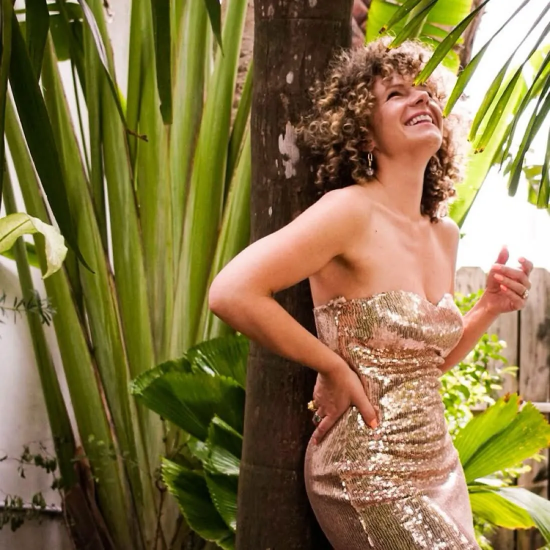
#> input picture Profpic.webp, 1100 x 1100 px, found by its file name (shown at 1/2 size)
$ python optimize_images.py
#> lines starting #> are read from the running program, lines starting #| are printed output that depends on the picture
import os
import shutil
from PIL import Image

SOURCE_DIR = "/Users/justduckit/Desktop/Veewebsite"
BASE_MEDIA = os.path.join(SOURCE_DIR, "public", "media", "vee")

ORIGINALS_DIR = os.path.join(BASE_MEDIA, "originals")
HERO_DIR = os.path.join(BASE_MEDIA, "hero")
CARD_DIR = os.path.join(BASE_MEDIA, "card")
THUMB_DIR = os.path.join(BASE_MEDIA, "thumb")

for d in [ORIGINALS_DIR, HERO_DIR, CARD_DIR, THUMB_DIR]:
    os.makedirs(d, exist_ok=True)

IMAGE_FILES = [
    "Profpic.webp",
    "Headshot1.webp",
    "DDVeephoto.webp",
    "DDNYC1.webp",
    "CherryDDL.webp",
    "MaryDDL.webp",
    "BowDAO.webp",
    "Veebanner.jpg",
    "Veelogo.jpg",
    "article1.jpg",
    "article2.jpg",
    "article3.jpg",
    "article4.jpg",
    "article5.jpg",
    "article6.jpg",
    "article7.jpg",
    "article8.jpg",
    "article9.jpg",
    "article10.jpg",
    "article11.jpg",
    "article12.jpg",
    "article13.jpg",
    "article14.jpg",
    "article15.jpg",
    "article16.jpg",
    "article17.jpg",
    "article18.jpg",
]

def process_image(filename):
#> called with filename = 'Profpic.webp'
    src_path = os.path.join(SOURCE_DIR, filename)
    if not os.path.exists(src_path):
        print(f"Skipping missing file: {filename}")
        return

    # 1. Copy original
    orig_path = os.path.join(ORIGINALS_DIR, filename)
    shutil.copy2(src_path, orig_path)

    # Base name for webp output
    base_name = os.path.splitext(filename)[0] + ".webp"

    with Image.open(src_path) as img:
#> img is the input picture: PIL image 1100x1100 RGB; mean R, G, B 134.2, 116.5, 70.7
        img = img.convert("RGB")
        orig_w, orig_h = img.size
#> orig_w = 1100; orig_h = 1100

        # Hero (max 1600w, no upscale)
        hero_w = min(orig_w, 1600)
#> hero_w = 1100
        hero_h = int(orig_h * (hero_w / orig_w))
#> hero_h = 1100
        hero_img = img.resize((hero_w, hero_h), Image.Resampling.LANCZOS)
        hero_img.save(os.path.join(HERO_DIR, base_name), "WEBP", quality=85)

        # Card (max 800w, no upscale)
        card_w = min(orig_w, 800)
#> card_w = 800
        card_h = int(orig_h * (card_w / orig_w))
#> card_h = 800
        card_img = img.resize((card_w, card_h), Image.Resampling.LANCZOS)
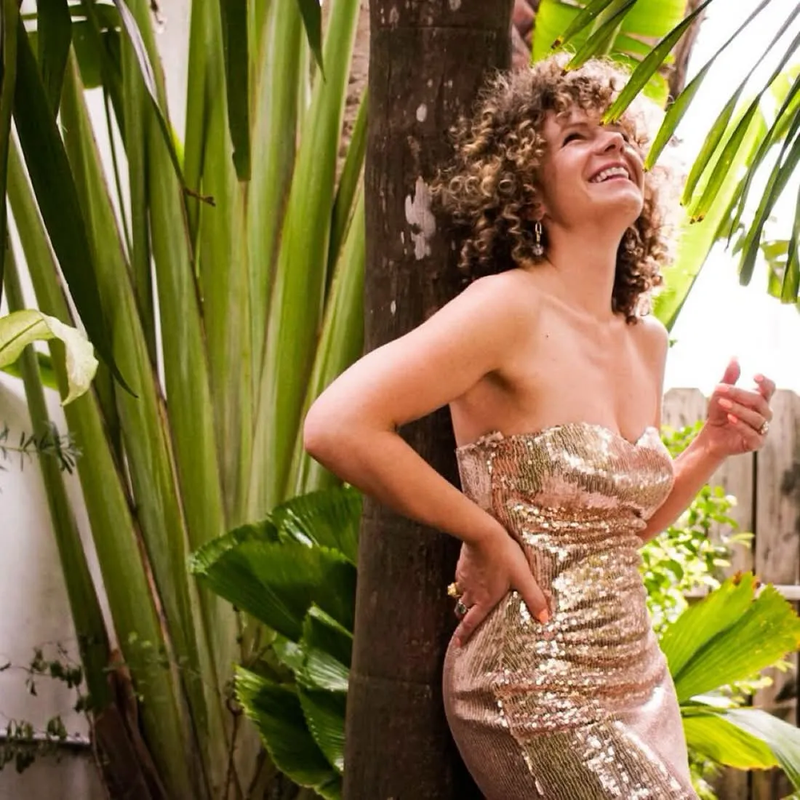
#> card_img: PIL image 800x800 RGB; mean R, G, B 134.2, 116.5, 70.7
        card_img.save(os.path.join(CARD_DIR, base_name), "WEBP", quality=85)

        # Thumb (max 400w, no upscale)
        thumb_w = min(orig_w, 400)
#> thumb_w = 400
        thumb_h = int(orig_h * (thumb_w / orig_w))
#> thumb_h = 400
        thumb_img = img.resize((thumb_w, thumb_h), Image.Resampling.LANCZOS)
        thumb_img.save(os.path.join(THUMB_DIR, base_name), "WEBP", quality=85)

        print(f"Processed {filename}: Orig={orig_w}x{orig_h} -> Hero={hero_w}x{hero_h}, Card={card_w}x{card_h}, Thumb={thumb_w}x{thumb_h}")
#| Processed Profpic.webp: Orig=1100x1100 -> Hero=1100x1100, Card=800x800, Thumb=400x400

if __name__ == "__main__":
    for f in IMAGE_FILES:
        process_image(f)
#> pass 2 of the loop `for f in IMAGE_FILES:`:
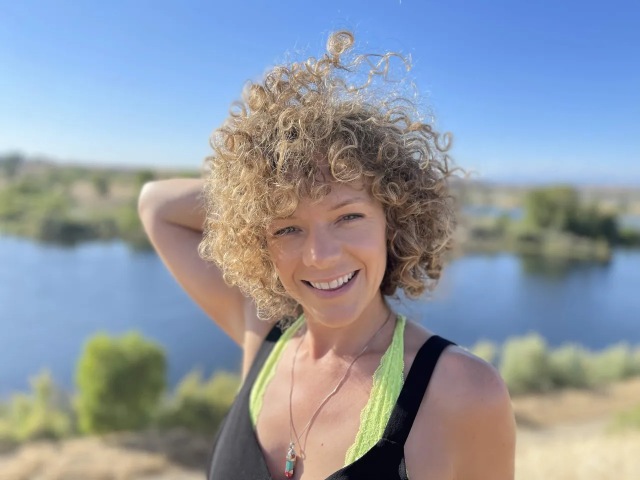
#> input picture Headshot1.webp, 1280 x 960 px, found by its file name (shown at 1/2 size)
#> in process_image, img is the input picture: PIL image 1280x960 RGB; mean R, G, B 143.8, 152, 162.7
#> in process_image (call 2), `card_img = img.resize((card_w, card_h), Image.Resampling.LANCZOS)`:
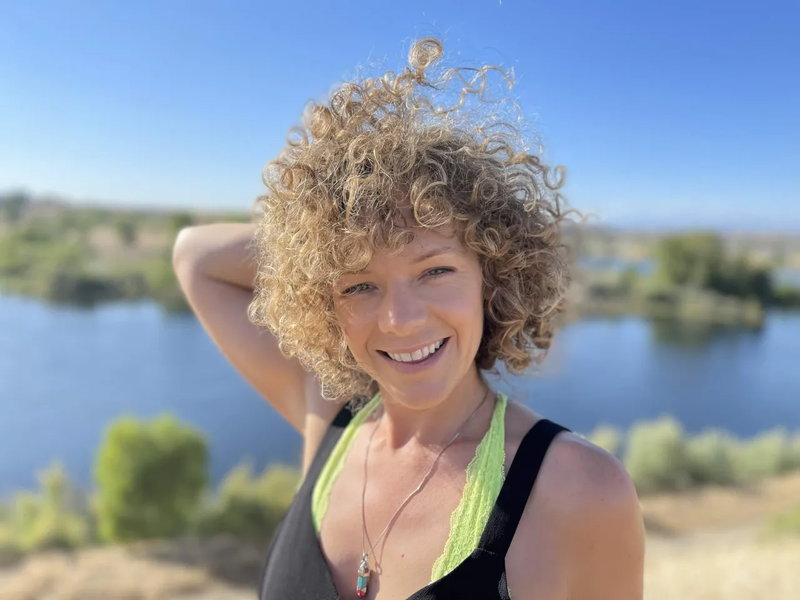
#> card_img: PIL image 800x600 RGB; mean R, G, B 143.8, 152, 162.7
#> thumb_img: PIL image 400x300 RGB
#| Processed Headshot1.webp: Orig=1280x960 -> Hero=1280x960, Card=800x600, Thumb=400x300
